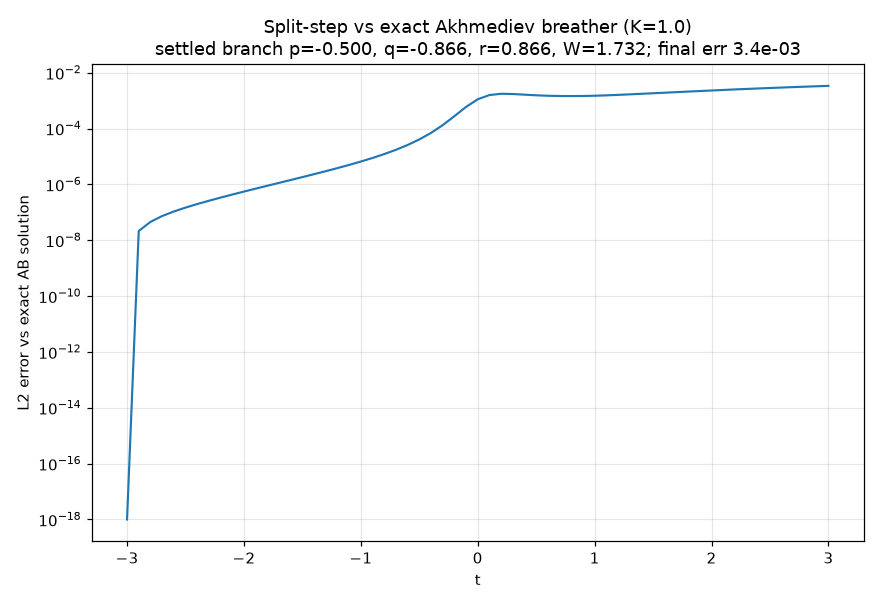

The script that saved this image:
"""
DISCOVERY 029 support: exact-solution validation of the production split-step
integrator (same conventions as it_turbulence_worldc.py).

Step 1 (self-settling): scan candidate Akhmediev-breather parameter branches
       (p, q, r, W) and evaluate the rotating-frame NLS residual
           R = i u_t + u_xx + 2(|u|^2 - 1) u
       ANALYTICALLY (chain-rule derivatives) at random (x,t). Correct branch
       => |R| ~ 1e-14.
Step 2: evolve the settled exact solution through the physical-NLS split-step
       (psi = u * e^{2it}), compare with exact, check 2nd-order convergence.
"""
import numpy as np, json

rng = np.random.default_rng(7)
K = 1.0
b = np.sqrt(1.0 - K*K/4.0)

def u_exact(x, t, p, q, r, W):
    ch = np.cosh(W*t); sh = np.sinh(W*t)
    den = ch - r*np.cos(K*x)
    return 1.0 + (p*ch + 1j*q*sh)/den

def residual(x, t, p, q, r, W):
    """Analytic chain-rule derivatives of u = 1 + (p ch + i q sh)/(ch - r C)."""
    ch = np.cosh(W*t); sh = np.sinh(W*t)
    C = np.cos(K*x); S = np.sin(K*x)
    den = ch - r*C
    # u_t: d(ch)/dt = W sh, d(sh)/dt = W ch
    d_num = p*W*sh + 1j*q*W*ch
    u = 1.0 + (p*ch + 1j*q*sh)/den
    u_t = d_num/den - (p*ch + 1j*q*sh)*(W*sh)/den**2
    # x-derivatives via C=cos(Kx): dC/dx = -K S ; dden/dx = r K S
    num = p*ch + 1j*q*sh
    f  = num/den
    f_x  = (-num)*(r*K*S)/den**2              # d/dx (num/den) = -num*dden/den^2
    # second derivative: g = S/den^2 ; f_x = -num*r*K*g
    # g_x = K C/den^2 + S*(-2)*dden_x/den^3, dden_x = r K S
    g_x = K*C/den**2 - 2.0*S*(r*K*S)/den**3
    f_xx = -num*r*K*g_x
    u_xx = f_xx
    I = (u*np.conj(u)).real
    return 1j*u_t + u_xx + 2.0*(I - 1.0)*u

# --- Step 1: scan candidates ---
xs = rng.uniform(0.0, 2*np.pi/K, 400)
ts = rng.uniform(-2.0, 2.0, 400)
cands = []
for Wc, Wname in ((K*np.sqrt(4-K*K), 'K*sqrt(4-K^2)'),
                  (2.0*b, '2b'),
                  (K*K/np.sqrt(4-K*K) if K < 2 else 0.0, 'K^2/sqrt(4-K^2)')):
    for r2, rname in ((1-K*K/4, 'b^2'), ((4-K*K)/8, '(4-K^2)/8'), ((4-K*K)/4, '(4-K^2)/4')):
        for psign in (-1.0, 1.0):
            for qsign in (-1.0, 1.0):
                cands.append((psign*K*K/2, qsign*Wc/2, np.sqrt(r2), Wc, Wname, rname))
best = None
print(f"{'p':>8} {'q':>8} {'r':>8} {'W':>8}  {'max|R|':>10}   branch")
for (p, q, r, W, Wname, rname) in cands:
    R = residual(xs, ts, p, q, r, W)
    mr = float(np.max(np.abs(R)))
    if mr < 1e-6:
        print(f"{p:8.4f} {q:8.4f} {r:8.4f} {W:8.4f}  {mr:10.2e}   W={Wname}, r^2={rname}  <<< EXACT")
        if best is None or mr < best[0]:
            best = (mr, p, q, r, W, Wname, rname)
if best is None:
    print("NO branch satisfies the PDE -- need wider scan")
    import sys; sys.exit(1)

mr, p, q, r, W, Wname, rname = best
print(f"\nSETTLED: p={p}, q={q}, r={r}, W={W}   (max residual {mr:.1e})")

# peak law check on settled branch
tt = np.linspace(-4, 4, 2001); xx = np.linspace(0, 2*np.pi/K, 2001)
T, X = np.meshgrid(tt, xx, indexing='ij')
Imax = float(np.max((np.abs(u_exact(X, T, p, q, r, W))**2)))
law = (1 + 2*b)**2
print(f"peak |u|^2 over (x,t) grid: {Imax:.10f}  vs law (1+2b)^2 = {law:.10f}  diff={abs(Imax-law):.1e}")

# --- Step 2: split-step integrator comparison (physical NLS conventions) ---
def integrate(dt, T_end, N=512, nper=8):
    L = 2*np.pi/K*nper
    dx = L/N
    kk = 2*np.pi*np.fft.fftfreq(N, d=dx)
    K2 = kk*kk
    lin_half = np.exp(-0.5j*K2*dt)          # same as production
    x = np.arange(N)*dx
    t0 = -3.0
    psi = u_exact(x, t0, p, q, r, W)*np.exp(2j*t0)   # physical frame
    nsteps = int(round((T_end - t0)/dt))
    errs, ts_out = [], []
    for n in range(nsteps+1):
        t = t0 + n*dt
        psi_ex = u_exact(x, t, p, q, r, W)*np.exp(2j*t)
        errs.append(float(np.sqrt(np.mean(np.abs(psi - psi_ex)**2))))
        ts_out.append(t)
        if n == nsteps: break
        psi = np.fft.ifft(lin_half*np.fft.fft(psi))
        psi *= np.exp(2j*dt*(psi.real**2 + psi.imag**2))
        psi = np.fft.ifft(lin_half*np.fft.fft(psi))
    return np.array(ts_out), np.array(errs)

out = {"settled_branch": {"p": p, "q": q, "r": r, "W": W, "r2_branch": rname,
                          "W_branch": Wname, "max_residual": mr,
                          "peak_grid": Imax, "peak_law": law},
       "convergence": []}
for dt in (0.02, 0.01, 0.005):
    ts, errs = integrate(dt, 3.0)
    print(f"dt={dt:6.4f}: final L2 err = {errs[-1]:.3e}   (t from -3 to 3)")
    out["convergence"].append({"dt": dt, "final_err": errs[-1]})
# convergence order between successive halvings
c = out["convergence"]
o1 = np.log(c[0]["final_err"]/c[1]["final_err"])/np.log(2)
o2 = np.log(c[1]["final_err"]/c[2]["final_err"])/np.log(2)
print(f"observed convergence order: {o1:.2f}, {o2:.2f}  (Strang split => 2)")
out["order"] = [float(o1), float(o2)]

# error growth vs time (fixed dt=0.005)
ts, errs = integrate(0.005, 3.0)
out["err_vs_t"] = [(float(a), float(e)) for a, e in zip(ts[::40], errs[::40])]

json.dump(out, open("ab_integrator_check.json", "w"), indent=1)

import matplotlib
matplotlib.use('Agg')
import matplotlib.pyplot as plt
fig, ax = plt.subplots(figsize=(8, 5.5))
ax.semilogy(ts[::20], np.maximum(errs[::20], 1e-18), lw=1.4)
ax.set_xlabel('t'); ax.set_ylabel('L2 error vs exact AB solution')
ax.set_title(f'Split-step vs exact Akhmediev breather (K={K})\n'
             f'settled branch p={p:.3f}, q={q:.3f}, r={r:.3f}, W={W:.3f}; final err {errs[-1]:.1e}')
ax.grid(alpha=0.3)
plt.tight_layout(); plt.savefig('ab_integrator_check.png', dpi=110)
print("saved: ab_integrator_check.png / .json")
